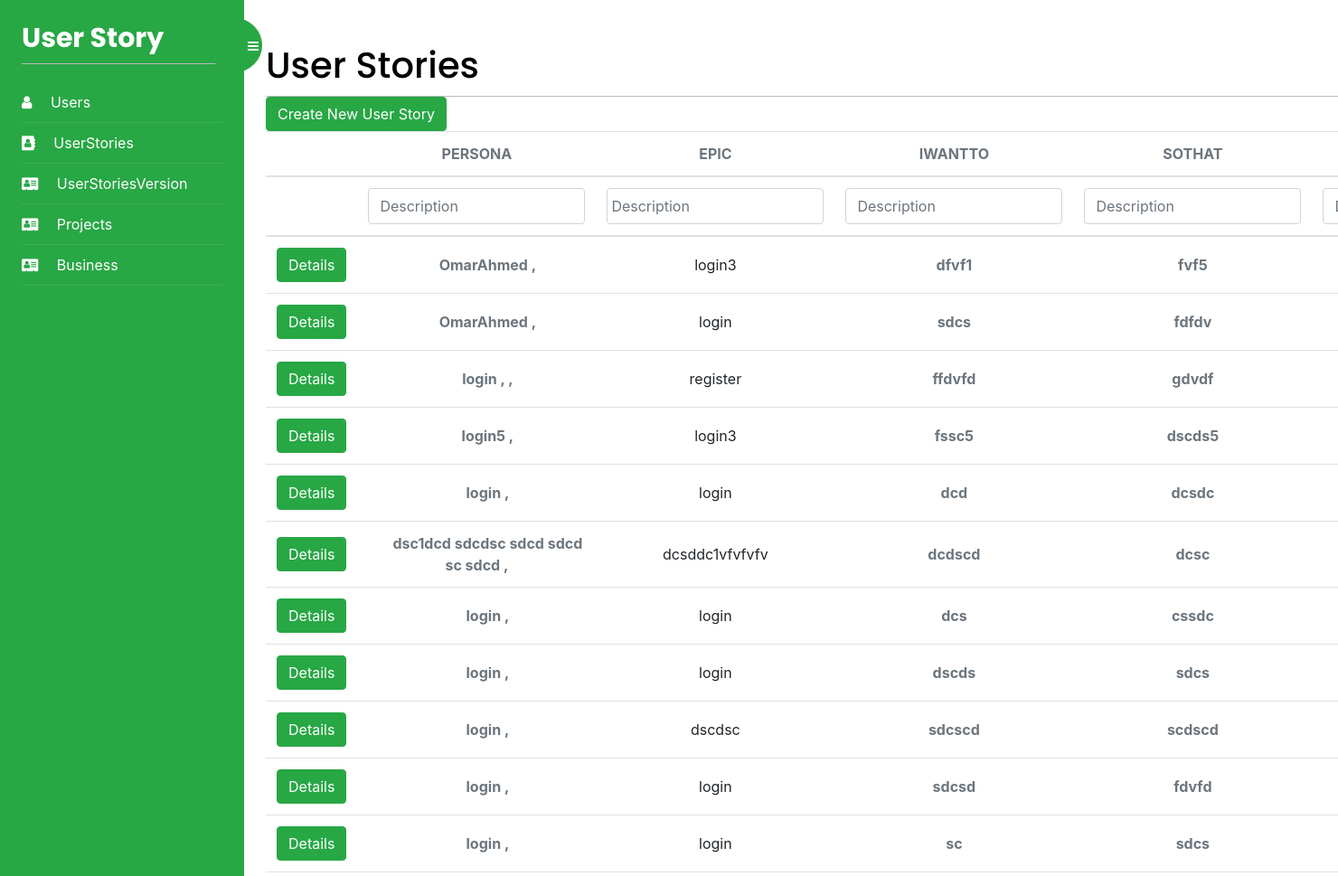
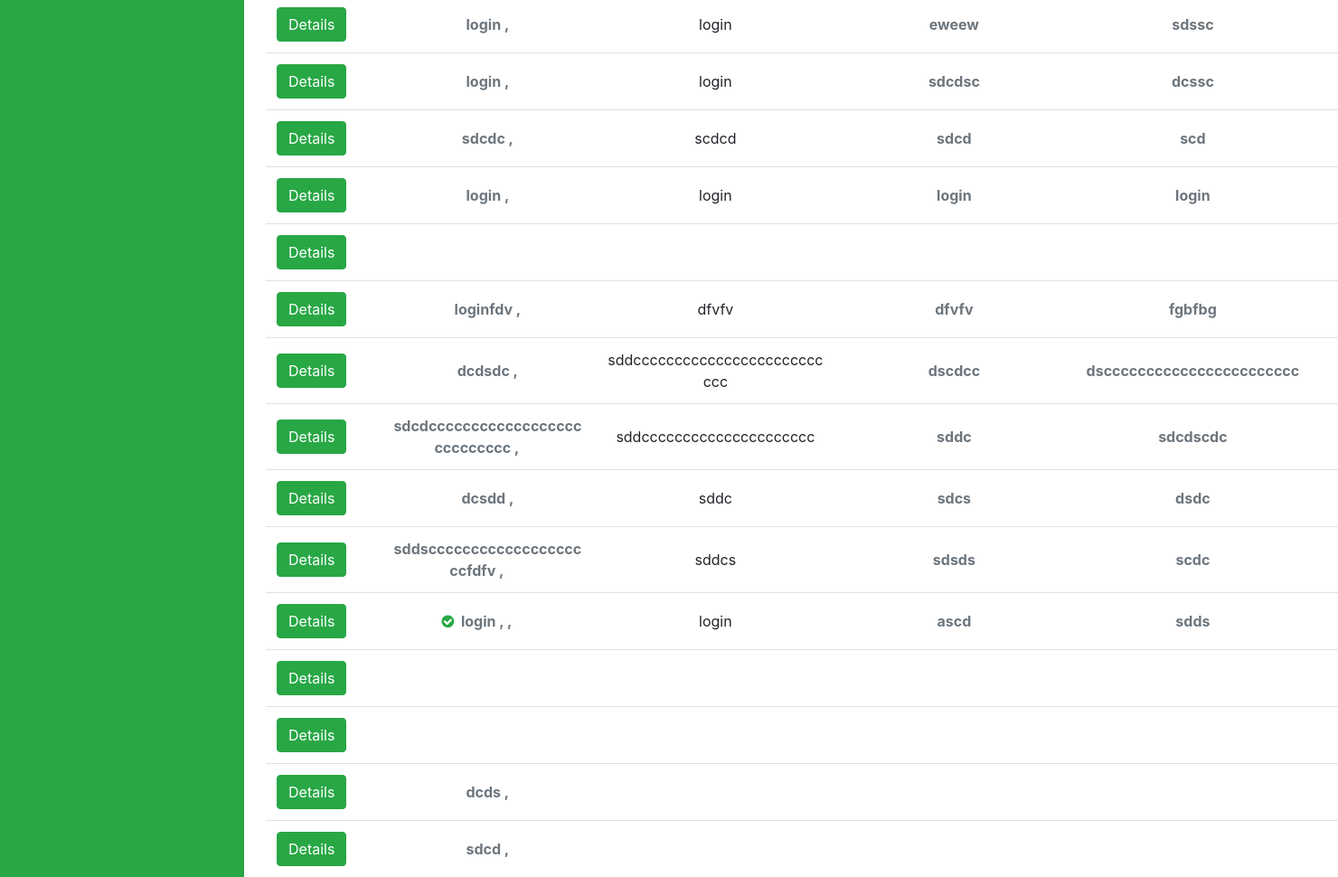
Screenshot of /UserStories/list/ (signed in) with the database file from the repository (2 pictures, top to bottom).
### UserStoryApp/models.py (models this page shows, shortened)
class UserStory(models.Model):
    id = models.AutoField(primary_key=True)
    iWantTO = models.TextField(blank=True)
    soThat = models.TextField(blank=True)
    priority = models.TextField(blank=True)
    userStoriesVersion = models.ForeignKey(
        UserStoryVersion, on_delete=models.CASCADE, blank=True, null=True)
    Persona = models.ManyToManyField(Persona)
    RAIDS = models.ManyToManyField(RAIDS)
    DevelopmentTask = models.ManyToManyField(DevelopmentTask)
    Estimates = models.ManyToManyField(Estimates)
    US_Group = models.ForeignKey(
        US_Group, on_delete=models.CASCADE, blank=True, null=True)
    Epic = models.ForeignKey(Epic, on_delete=models.CASCADE, null=True)
    platforms = []
    class Meta:
        db_table = "UserStory"
    def get_Persona(self):
        return "\n".join([f'{p.Name} , ' for p in self.Persona.all()])
    def get_RAIDS(self):
        print("g\r\ng")
        return "\n".join([f'{p.description} \r\n' for p in self.RAIDS.all()])
    def get_DevTask(self):
        return "\n".join([f'{p.description} \r\n' for p in self.DevelopmentTask.all()])
    def get_UsGroup(self):
        if self.US_Group:
            return self.US_Group.description
        return False

class Persona(models.Model):
    id = models.AutoField(primary_key=True)
    Name = models.TextField(blank=True)
    class Meta:
        db_table = "Persona"

class Epic(models.Model):
    id = models.AutoField(primary_key=True)
    versionName = models.TextField(blank=True)
    class Meta:
        db_table = "Epic"

### UserStories/views.py (the view, shortened to what this page needs)
# urls.py: path('list/', views.userStories_list, name='userStories'),
@login_required
def userStories_list(request):
    persona = []
    RAIDS = []
    DevTask = []
    Indicator = []
    epic = []
    soThat = []
    iWantTO = []
    userStories = UserStory.objects.all()
    iWantTOObjects = [i.iWantTO for i in userStories]
    iWantTOObjects = dumps(iWantTOObjects)
    soThatObjects = [i.soThat for i in userStories]
    soThatObjects = dumps(soThatObjects)
    devTasksObjects = []
    for i in userStories:
        for d in i.DevelopmentTask.all():
            devTasksObjects.append(d.description)
    devTasksObjects = dumps(devTasksObjects)
    RAIDSObjects = []
    for i in userStories:
        for d in i.RAIDS.all():
            RAIDSObjects.append(d.description)
    RAIDSObjects = dumps(RAIDSObjects)
    if request.GET.get("Indicator"):
        Indicator = request.GET.getlist("Indicator")
        Indicator = list(filter(None, Indicator))
        for i in Indicator:
            userStories = userStories.filter(
                US_Group__description__contains=i)
    return render(request, 'userStories/userStories.html', {'users': userStories, 'personaObjects': personaObjects, 'epicObjects': epicObjects, 'iWantTOObjects': iWantTOObjects, 'soThatObjects': soThatObjects, 'devTasksObjects': devTasksObjects, 'RAIDSObjects': RAIDSObjects, 'form': {'persona': persona, 'RAIDS': RAIDS, 'DevTask': DevTask, 'indicator': Indicator, 'Epic': epic, 'SoThat': soThat, 'IWantTO': iWantTO}})

### UserStories/templates/userStories/userStories.html (shortened to what this page needs)
{% extends "base.html" %}
{% block content %}
<div>
    <h1 class="m-auto">User Stories</h1>
</div>
<a href="{% url 'addUserStory' %}" class="btn btn-success" aria-hidden="true">
    Create New User Story
</a>
<div class="testimonial-group table-responsive p-0" style="max-width: 76.5rem;">
    <table  class="table align-items-center mb-0">
        <thead>
            <tr>
                <th></th>
                <th class="text-center text-uppercase text-secondary text-xxs font-weight-bolder opacity-7">Persona</th>
                <th class="text-center text-uppercase text-secondary text-xxs font-weight-bolder opacity-7">Epic
                </th>
                <th class="text-center text-uppercase text-secondary text-xxs font-weight-bolder opacity-7">iWantTO</th>
                <th class="text-center text-uppercase text-secondary text-xxs font-weight-bolder opacity-7">soThat</th>
                <th class="text-center text-uppercase text-secondary text-xxs font-weight-bolder opacity-7">User Acceptance Criteria</th>
            </tr>
        </thead>
        <thead>
            <tr>
                <th></th>
                <form id="form" method="get" name="filter" autocomplete="off">
                    <th class="minWidth text-center text-uppercase text-secondary text-xxs font-weight-bolder opacity-7">
                        <div >
                            <input type="text" name="Persona" class="form-control filter" id="personaInputfilter"
                                id="exampleInputEmail1" aria-describedby="emailHelp" placeholder="Description">
                        </div>
                    </th>
                    <th style="min-width: 8rem;" class="minWidth text-center text-uppercase text-secondary text-xxs font-weight-bolder opacity-7">
                        <div>
                        <input type="text" name="Epic" class="form-control filter p-1" id="epicInputfilter" aria-describedby="emailHelp"
                            placeholder="Description">
                        </div>
                    </th>
                <th class="minWidth text-center text-uppercase text-secondary text-xxs font-weight-bolder opacity-7">
                   <div>
                    <input type="text" name="IWantTO" class="form-control filter" id="iWantToInput" aria-describedby="emailHelp"
                        placeholder="Description">
                   </div>
                </th>
                <th class="minWidth text-center text-uppercase text-secondary text-xxs font-weight-bolder opacity-7">
                    <div>
                        <input type="text" name="SoThat" class="form-control filter" id="soThatInput" aria-describedby="emailHelp"
                            placeholder="Description">
                    </div>
                </th>
                <th class="minWidth text-center text-uppercase text-secondary text-xxs font-weight-bolder opacity-7">
                    <div>
                        <input type="text" name="DevTask" class="form-control filter" id="devTaskInput"
                            aria-describedby="emailHelp" placeholder="Description">
                    </div>
                </th>
                    </div>
        <tbody>
            {% for user in users %}
                <tr>
                <td class="align-middle text-center">
                    <a href="{% url 'userStoryDetails' user.id %}" class="btn btn-success" aria-hidden="true">
                        Details
                    </a>
                </td>
                <td class="align-middle text-center">
                    <div>
                    {% if user.get_UsGroup %}
                    <span class="text-secondary text-xs font-weight-bold mr-1 groupName" data-toggle="tooltip"
                        title={{user.get_UsGroup}}>
                        <i class="fa fa-check-circle text-success group" style="cursor: pointer;"></i>
                    </span>
                    <span class="text-secondary text-xs font-weight-bold">{{user.get_Persona}}</span>
                    {% else %}
                    <span class="text-secondary text-xs font-weight-bold ml-4">{{user.get_Persona}}</span>
                    {% endif %}
                    </div>
                </td>
                <td class="align-middle text-center">
                    <div>
                    {{user.Epic.versionName}}
                    </div>
                </td>
                <td class="align-middle text-center">
                    <div>
                    <span class="text-secondary text-xs font-weight-bold">{{user.iWantTO}}</span>
                    </div>
                </td>
                <td class="align-middle text-center">
                    <div>
                    <span class="text-secondary text-xs font-weight-bold">{{user.soThat}}</span>
                    </div>
                </td>
                <td class="align-middle text-center">
                    <div class="Bigger">
                    </div>
                </td>
            </tr>
            {% endfor %}
        </tbody>
</div>
{% endblock %}

### account/static/css/base.css (style rules this page uses)
body { margin:0; padding:0; font-family:helvetica, sans-serif; }
a { color:#12c064; text-decoration:none; }
h1, h2, h3, h4, h5 , h6 { font-family: 'Muli', sans-serif; font-weight:normal; }
h1 { border-bottom:1px solid #bbb; padding:0 0 10px 0; margin:10px 0 20px 0; }
form { overflow:auto; }
input, textarea { clear:both; float:left; margin:0 0 10px; background:#efefef; border:0; padding:6px 10px; font-size:14px; }

### Users/templates/base.html (style rules this page uses)
.minWidth { min-width: 8rem; }
td div { white-space: pre-wrap; white-space: -moz-pre-wrap !important; white-space: -webkit-pre-wrap; white-space: -pre-wrap; white-space: -o-pre-wrap; white-space: pre-wrap; word-wrap: break-word; word-break: break-all; white-space: normal; width: 15rem !important; }
.Bigger { white-space: pre-wrap; white-space: -moz-pre-wrap !important; white-space: -webkit-pre-wrap; white-space: -pre-wrap; white-space: -o-pre-wrap; white-space: pre-wrap; word-wrap: break-word; word-break: break-all; white-space: normal; width: 18rem !important; }

### rows the page displays
UserStory: get_Persona "OmarAhmed ,", Epic.versionName "login3", iWantTO "dfvf1", soThat "fvf5"
UserStory: get_Persona "OmarAhmed ,", Epic.versionName "login", iWantTO "sdcs", soThat "fdfdv"
UserStory: get_Persona "login , ,", Epic.versionName "register", iWantTO "ffdvfd", soThat "gdvdf"
UserStory: get_Persona "login5 ,", Epic.versionName "login3", iWantTO "fssc5", soThat "dscds5"
UserStory: get_Persona "login ,", Epic.versionName "login", iWantTO "dcd", soThat "dcsdc"
UserStory: get_Persona "dsc1dcd sdcdsc sdcd sdcdsc sdcd ,", Epic.versionName "dcsddc1vfvfvfv", iWantTO "dcdscd", soThat "dcsc"
UserStory: get_Persona "login ,", Epic.versionName "login", iWantTO "dcs", soThat "cssdc"
UserStory: get_Persona "login ,", Epic.versionName "login", iWantTO "dscds", soThat "sdcs"
UserStory: get_Persona "login ,", Epic.versionName "dscdsc", iWantTO "sdcscd", soThat "scdscd"
UserStory: get_Persona "login ,", Epic.versionName "login", iWantTO "sdcsd", soThat "fdvfd"
UserStory: get_Persona "login ,", Epic.versionName "login", iWantTO "sc", soThat "sdcs"
UserStory: get_Persona "login ,", Epic.versionName "login", iWantTO "eweew", soThat "sdssc"
UserStory: get_Persona "login ,", Epic.versionName "login", iWantTO "sdcdsc", soThat "dcssc"
UserStory: get_Persona "sdcdc ,", Epic.versionName "scdcd", iWantTO "sdcd", soThat "scd"
UserStory: get_Persona "login ,", Epic.versionName "login", iWantTO "login", soThat "login"
UserStory: get_Persona "loginfdv ,", Epic.versionName "dfvfv", iWantTO "dfvfv", soThat "fgbfbg"
UserStory: get_Persona "dcdsdc ,", Epic.versionName "sddcccccccccccccccccccccccccc", iWantTO "dscdcc", soThat "dsccccccccccccccccccccccc"
UserStory: get_Persona "sdcdccccccccccccccccccccccccccc ,", Epic.versionName "sddccccccccccccccccccccc", iWantTO "sddc", soThat "sdcdscdc"
UserStory: get_Persona "dcsdd ,", Epic.versionName "sddc", iWantTO "sdcs", soThat "dsdc"
UserStory: get_Persona "sddsccccccccccccccccccccfdfv ,", Epic.versionName "sddcs", iWantTO "sdsds", soThat "scdc"
UserStory: get_Persona "login , ,", Epic.versionName "login", iWantTO "ascd", soThat "sdds"
UserStory: get_Persona "dcds ,"
UserStory: get_Persona "sdcd ,"
